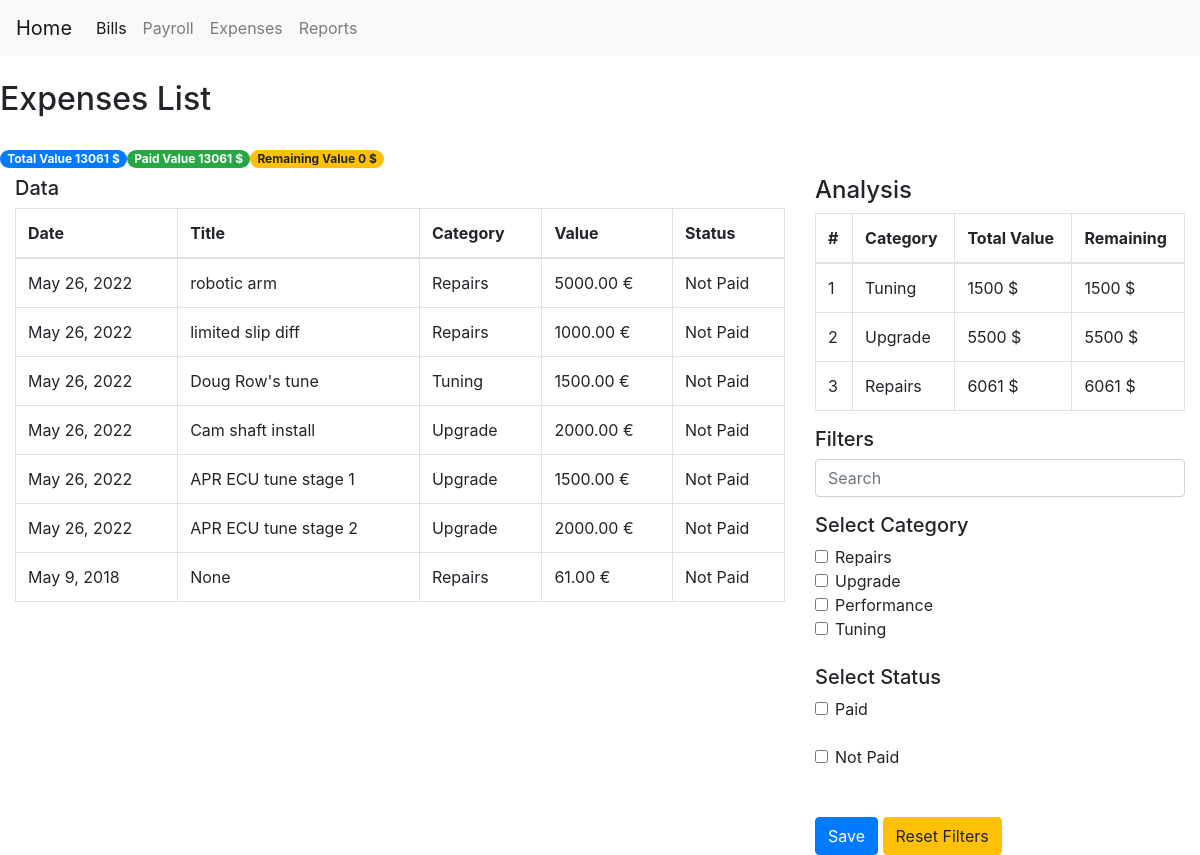
The page /expenses/ on the database its author committed.
### expenses/models.py (models this page shows, shortened)
class DefaultExpenseModel(models.Model):
    title = models.CharField(max_length=100, blank=True, null=True)
    date_expired = models.DateField()
    final_value = models.DecimalField(default=0, decimal_places=2, max_digits=20)
    paid_value = models.DecimalField(default=0, decimal_places=2, max_digits=20)
    is_paid = models.BooleanField(default=False)
    payment_method = models.ForeignKey(PaymentMethod, null=True, on_delete=models.SET_NULL)
    objects = models.Manager()
    my_query = GeneralManager()
    class Meta:
        abstract = True
    def tag_final_value(self):
        return f'{self.final_value} {CURRENCY}'
    tag_final_value.short_description = 'Value'
    def tag_is_paid(self):
        return 'Is Paid' if self.is_paid else 'Not Paid'
    tag_is_paid.short_description = 'Paid'
    @staticmethod
    def analysis(queryset):
        total_value = queryset.aggregate(Sum('final_value'))['final_value__sum'] if queryset else 0
        paid_value = queryset.filter(is_paid=False).aggregate(Sum('final_value'))['final_value__sum']\
            if queryset.filter(is_paid=False) else 0
        diff = total_value - paid_value
        category_analysis = queryset.values('category__title').annotate(total_value=Sum('final_value'),
                                                                       remaining=Sum(F('final_value')-F('paid_value'))
                                                                       ).order_by('remaining')
        return [total_value, paid_value, diff, category_analysis]
    @staticmethod
    def filters_data(request, queryset):
        search_name = request.GET.get('search_name', None)
        cate_name = request.GET.getlist('cate_name', None)
        paid_name = request.GET.getlist('paid_name', None)
        person_name = request.GET.getlist('person_name', None)
        queryset = queryset.filter(title__icontains=search_name) if search_name else queryset
        queryset = queryset.filter(category__id__in=cate_name) if cate_name else queryset
        queryset = queryset.filter(is_paid=True) if 'paid' == paid_name else queryset.filter(is_paid=False)\
            if 'not_paid' == paid_name else queryset
        if person_name:
            try:
                queryset = queryset.filter(person__id__in=person_name)
            except:
                queryset = queryset
        return queryset

class GenericExpense(DefaultExpenseModel):
    category = models.ForeignKey(GenericExpenseCategory, null=True, on_delete=models.SET_NULL,
                                 related_name='category_expenses')
    class Meta:
        verbose_name_plural = '7. Generic Expenses'
        ordering = ['-date_expired']
    def tag_category(self):
        return f'{self.category}'

class GenericExpenseCategory(models.Model):
    title = models.CharField(unique=True, max_length=150)
    balance = models.DecimalField(default=0, max_digits=20, decimal_places=2)
    class Meta:
        verbose_name_plural = '6. Expense Category'
    def __str__(self):
        return self.title
    def tag_balance(self):
        return f'{self.balance} {CURRENCY}'
    tag_balance.short_description = 'Value'

### expenses/views.py (the view)
# urls.py: path('expenses/', ExpensesListView.as_view(), name='expenses_view'),
class ExpensesListView(ListView):
    model = GenericExpense
    template_name = 'page_list.html'
    paginate_by = 100
    def get_queryset(self):
        queryset = GenericExpense.objects.all()
        queryset = GenericExpense.filters_data(self.request, queryset)
        return queryset
    def get_context_data(self, **kwargs):
        context = super(ExpensesListView, self).get_context_data(**kwargs)
        page_title = 'Expenses List'
        categories = GenericExpenseCategory.objects.all()
        search_name, cate_name, paid_name = [self.request.GET.get('search_name', None),
                                             self.request.GET.getlist('cate_name', None),
                                             self.request.GET.getlist('paid_name')
                                             ]
        total_value, paid_value, diff, category_analysis = GenericExpense.analysis(self.object_list)
        currency = CURRENCY
        context.update(locals())
        return context

### expenses/templates/page_list.html (shortened to what this page needs)
{% extends "index.html" %}
{% block container %}
    <div class="row">
        <h2 class="center">{{ page_title }}</h2>
    </div>
        <br>
    <div class="row">
        <label class="badge badge-pill badge-primary">Total Value {{ total_value }} {{ currency }}</label>
        <label class="badge badge-pill badge-success">Paid Value {{ paid_value }} {{ currency }}</label>
        <label class="badge badge-pill badge-warning">Remaining Value {{ diff }} {{ currency }}</label>
    </div>
    <div class="row">
        <div class="col-8">
            <h5>Data</h5>
            <table class="table table-bordered">
                <thead>
                    <tr>
                        <th>Date</th>
                        <th>Title</th>
                        <th>Category</th>
                        <th>Value</th>
                        <th>Status</th>
                    </tr>
                </thead>
                <tbody>
                    {% for order in object_list %}
                    <tr>
                        <td>{{ order.date_expired|date }}</td>
                        <td>{{ order.title }}</td>
                        <td>{{ order.tag_category }}</td>
                        <td>{{ order.tag_final_value }}</td>
                        <td>{{ order.tag_is_paid }}</td>
                    </tr>
                    {% empty %}
                        <tr></tr>
                    {% endfor %}
                </tbody>
            </table>
        </div>
        <div class="col-4">
            <h4>Analysis</h4>
            <table class="table table-bordered">
                <thead>
                    <tr>
                        <th>#</th>
                        <th>Category</th>
                        <th>Total Value</th>
                        <th>Remaining</th>
                    </tr>
                </thead>
                <tbody>
                    {% for category in category_analysis %}
                        <tr>
                            <td>{{ forloop.counter }}</td>
                            <td>{{ category.category__title }}</td>
                            <td>{{ category.total_value }} {{ currency }}</td>
                            <td>{{ category.remaining }} {{ currency }}</td>
                        </tr>
                    {% empty %}
                        <tr>
                            <td colspan="4">No data</td>
                        </tr>
                    {% endfor %}
                </tbody>
            </table>
            <h5>Filters</h5>
            <form method="get">
                <div class="form-group">
                    <input class="form-control"
                           name="search_name"
                           {% if search_name %}
                            value="{{ search_name }}" placeholder="{{ search_name }}"
                           {% else %}
                            placeholder="Search"
                           {% endif %}
                    >
                </div>
                {% if categories %}
                    <h5>Select Category</h5>
                    {% for category in categories %}
                        <div class="form-check">
                            <input class="form-check-input"
                                   type="checkbox"
                                   name="cate_name"
                                   value="{{ category.id }}"
                                   id="cate_id_{{ category.id }}"
                            >
                            <label class="form-check-label" for="cate_id_{{ category.id }}">{{ category }}</label>
                        </div>
                    {% endfor %}
                {% endif %}
                <br>
                <h5>Select Status</h5>
                <div class="form-check">
                    <input class="form-check-input"
                           type="checkbox"
                           name="paid_name"
                           value="paid"
                           id="paid_"
                    >
                    <label class="form-check-label" for="paid_">Paid</label>
                </div>
                <br>
                <div class="form-check">
                    <input class="form-check-input"
                           type="checkbox"
                           name="paid_name"
                           value="not_paid"
                           id="not_paid_"
                    >
                    <label class="form-check-label" for="not_paid_">Not Paid</label>
                </div>
                <br> <br>
                <button type="submit" class="btn btn-primary">Save</button>
                <a href="{{ request.path }}" class="btn btn-warning">Reset Filters</a>
            </form>
        </div>
    </div>
{% endblock %}

### rows shown on the page
GenericExpense: date_expired "May 26, 2022", title "robotic arm", tag_category "Repairs", tag_final_value "5000.00 €", tag_is_paid "Not Paid"
GenericExpense: date_expired "May 26, 2022", title "limited slip diff", tag_category "Repairs", tag_final_value "1000.00 €", tag_is_paid "Not Paid"
GenericExpense: date_expired "May 26, 2022", title "Doug Row's tune", tag_category "Tuning", tag_final_value "1500.00 €", tag_is_paid "Not Paid"
GenericExpense: date_expired "May 26, 2022", title "Cam shaft install", tag_category "Upgrade", tag_final_value "2000.00 €", tag_is_paid "Not Paid"
GenericExpense: date_expired "May 26, 2022", title "APR ECU tune stage 1", tag_category "Upgrade", tag_final_value "1500.00 €", tag_is_paid "Not Paid"
GenericExpense: date_expired "May 26, 2022", title "APR ECU tune stage 2", tag_category "Upgrade", tag_final_value "2000.00 €", tag_is_paid "Not Paid"
GenericExpense: date_expired "May 9, 2018", title "None", tag_category "Repairs", tag_final_value "61.00 €", tag_is_paid "Not Paid"
GenericExpenseCategory: category__title "Tuning", total_value "1500", currency "$", remaining "1500", title "Tuning"
GenericExpenseCategory: category__title "Upgrade", total_value "5500", currency "$", remaining "5500", title "Upgrade"
GenericExpenseCategory: category__title "Repairs", total_value "6061", currency "$", remaining "6061", title "Repairs"
GenericExpenseCategory: title "Performance"

### other values the page prints
{{ page_title }} "Expenses List"
{{ total_value }} "13061"
{{ currency }} "$"
{{ paid_value }} "13061"
{{ diff }} "0"
